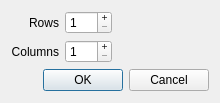
<ui version="4.0" >
 <class>DialogCellSplit</class>
 <widget class="QDialog" name="DialogCellSplit" >
  <property name="geometry" >
   <rect>
    <x>0</x>
    <y>0</y>
    <width>220</width>
    <height>103</height>
   </rect>
  </property>
  <property name="windowTitle" >
   <string>Split Cell</string>
  </property>
  <layout class="QVBoxLayout" name="verticalLayout_3" >
   <item>
    <layout class="QHBoxLayout" name="horizontalLayout_2" >
     <item>
      <layout class="QHBoxLayout" name="horizontalLayout" >
       <item>
        <layout class="QVBoxLayout" name="verticalLayout" >
         <item>
          <widget class="QLabel" name="label" >
           <property name="text" >
            <string>Rows</string>
           </property>
           <property name="alignment" >
            <set>Qt::AlignRight|Qt::AlignTrailing|Qt::AlignVCenter</set>
           </property>
          </widget>
         </item>
         <item>
          <widget class="QLabel" name="label_2" >
           <property name="text" >
            <string>Columns</string>
           </property>
           <property name="alignment" >
            <set>Qt::AlignRight|Qt::AlignTrailing|Qt::AlignVCenter</set>
           </property>
          </widget>
         </item>
        </layout>
       </item>
       <item>
        <layout class="QVBoxLayout" name="verticalLayout_2" >
         <item>
          <widget class="QSpinBox" name="SBRows" >
           <property name="buttonSymbols" >
            <enum>QAbstractSpinBox::PlusMinus</enum>
           </property>
           <property name="minimum" >
            <number>1</number>
           </property>
           <property name="maximum" >
            <number>999</number>
           </property>
          </widget>
         </item>
         <item>
          <widget class="QSpinBox" name="SBColumns" >
           <property name="buttonSymbols" >
            <enum>QAbstractSpinBox::PlusMinus</enum>
           </property>
           <property name="minimum" >
            <number>1</number>
           </property>
           <property name="maximum" >
            <number>999</number>
           </property>
          </widget>
         </item>
        </layout>
       </item>
      </layout>
     </item>
     <item>
      <spacer name="horizontalSpacer" >
       <property name="orientation" >
        <enum>Qt::Horizontal</enum>
       </property>
       <property name="sizeHint" stdset="0" >
        <size>
         <width>40</width>
         <height>20</height>
        </size>
       </property>
      </spacer>
     </item>
    </layout>
   </item>
   <item>
    <layout class="QHBoxLayout" name="horizontalLayout_3" >
     <item>
      <spacer name="horizontalSpacer_2" >
       <property name="orientation" >
        <enum>Qt::Horizontal</enum>
       </property>
       <property name="sizeHint" stdset="0" >
        <size>
         <width>40</width>
         <height>20</height>
        </size>
       </property>
      </spacer>
     </item>
     <item>
      <widget class="QPushButton" name="PBOk" >
       <property name="text" >
        <string>OK</string>
       </property>
      </widget>
     </item>
     <item>
      <widget class="QPushButton" name="PBCancel" >
       <property name="text" >
        <string>Cancel</string>
       </property>
      </widget>
     </item>
    </layout>
   </item>
  </layout>
 </widget>
 <resources/>
 <connections/>
</ui>
